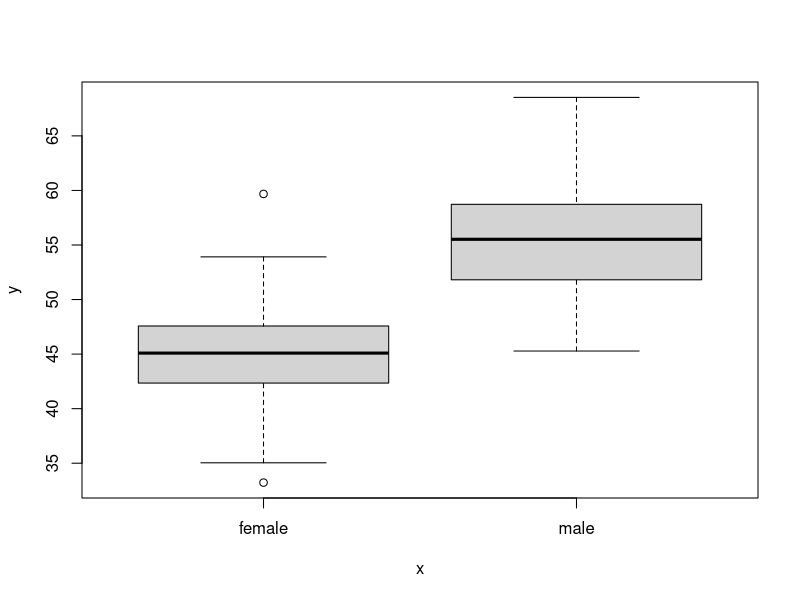

Source code (R):
##########   Homework 1   Sample Answer

## This script analyzes weight and height by sex 
## Data are randomly generated for 50 males and 50 females
## assuming different means for males and females

## Create vectors for sex, height, weight, ID, city:
	sex <- c(rep("male", 50), rep("female", 50))
	sex <- factor(sex)
	height <- c( rnorm(50, mean=55, sd=5), rnorm(50, mean=45, sd=5) )
	weight <- c( rnorm(50, mean=80, sd=10), rnorm(50, mean=65, sd=8) )
	boys <- paste("boy", 1:50, sep="")
	girls <- paste("girl", 1:50, sep="")
	ID <- c(boys, girls)
	city <- c( rep("Miami", 25), rep("Austin", 25),rep("Miami", 25), rep("Austin", 25))

## Create the dataframe dat 
	dat <- data.frame(ID, sex, height, weight, city)

## Run the linear model of weight as a function of height. 
	lm.mf <- with(dat, lm( weight ~ height ))

## print the output to console: the data frame, 
## the summary of the linear model, and the anova 
	print(dat)
	print(summary(lm.mf))
	print(anova(lm.mf))

## make a plot of this analysis
	with(dat, plot(sex, height))
